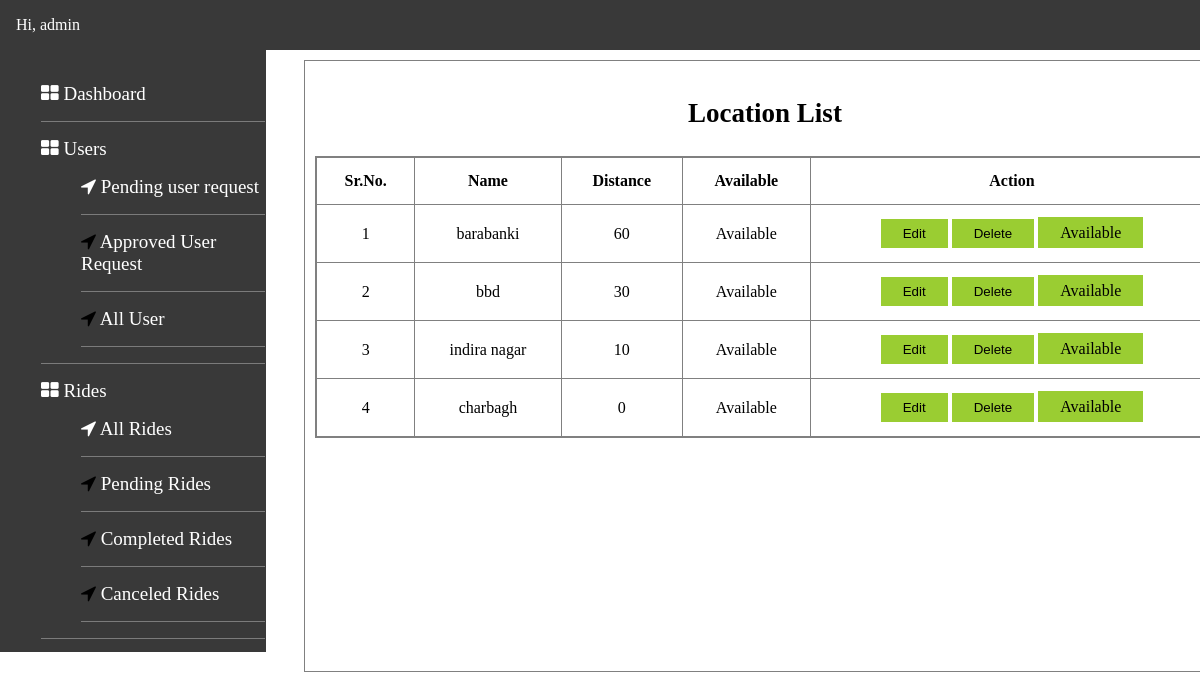
The page /admin/locationList.php (signed in) on the database its author committed.
### tables this page shows
CREATE TABLE `tbl_location` (
  `id` int(11) NOT NULL,
  `name` varchar(255) NOT NULL,
  `distance` varchar(255) NOT NULL,
  `is_available` int(11) NOT NULL DEFAULT 1
);

### DbConnection.php (called while the page is built, shortened)
<?php
class DbConnection
{
    function __construct()
    {
        $this->conn = new mysqli('localhost', 'root', '', 'cedcoss');
    }
}
?>

### Location.php (called while the page is built, shortened)
<?php
class Location
{
    function fetchLocation($conn)
    {
        $row = array();
        $sql = "SELECT * FROM `tbl_location` ORDER BY id DESC";
        $res = mysqli_query($conn, $sql);
        while ($data = mysqli_fetch_assoc($res)) {
            $row[] = $data;
        }
        return $row;
    }
}
?>

### admin/locationList.php (the view, shortened to what this page needs)
<?php
require 'header.php';
require '../DbConnection.php';
require '../Location.php';
$Location = new Location();
$Dbconn = new DbConnection();
$data = $Location->fetchLocation($Dbconn->conn);
?>
<section>
    <div class="wrapper">
        <h3>Location List</h3>
        <div class="box1">
            <table>
                <thead>
                    <tr>
                        <th>Sr.No.</th>
                        <th>Name</th>
                        <th>Distance</th>
                        <th>Available</th>
                        <th>Action</th>
                    </tr>
                </thead>
                <tbody>
                    <?php
                    $sr=1;
                    foreach ($data as $row) {
                        ?>
                            <tr>
                                <td><?php echo $sr++; ?></td>
                                <td><?php echo $row['name']; ?></td>
                                <td><?php echo $row['distance']; ?></td>
                                <td>
                                    <?php
                                    if ($row['is_available'] == 1) {
                                         echo "Available";
                                    } else {
                                         echo "<span>Not Available</span>";
                                    }
                                    ?>
                                </td>
                                <td>
                                    <button class="active editInfo" data-id="<?php echo $row['id'] ?>" $type="button" id="editInfo">Edit</button>
                                    <form action="locationList.php" method="post" style="display: inline;">
                                        <input type="submit" name="Delete" value="Delete">
                                    </form>
                                    <?php
                                    if ($row['is_available'] == 1) {
                                        ?>
                                        <a href="locationList.php?type=status&operation=deactive&id=<?php echo $row['id']; ?>" class="active">
                                        Available</a>
                                        <?php
                                    } else {
                                        ?>
                                        <a href="locationList.php?type=status&operation=active&id=<?php echo $row['id']; ?>" class="active">
                                        Not Available</a>
                                        <?php
                                    }
                                    ?>
                                </td>
                            </tr>
                        <?php
                    }
                    ?>
                </tbody>
            </table>
        </div>
    </div>
</section>
<?php
    require 'footer.php';
?>

### admin/header.php (shortened to what this page needs)
<!DOCTYPE html>
<html lang="en">
<head>
    <link rel="stylesheet" href="style.css">
    <link rel="stylesheet" href="https://stackpath.bootstrapcdn.com/font-awesome/4.7.0/css/font-awesome.min.css">
</head>
<body>
    <div class="wrapper">
        <div class="heading">Hi, <?php echo $_SESSION['name']; ?></div>
        <div class="sidebar">
            <ul>
                <a href="index.php">
                    <li>
                        <i class="fa fa-th-large" aria-hidden="true"></i>
                        Dashboard
                    </li>
                </a>
                <a href="">
                    <li>
                        <i class="fa fa-th-large" aria-hidden="true"></i>
                        Users
                        <ul>
                            <li>
                            <i class="fa fa-location-arrow" aria-hidden="true"></i>
                            <a href="pendingUser.php">Pending user request</a>
                            </li>
                            <li>
                            <i class="fa fa-location-arrow" aria-hidden="true"></i>
                            <a href="approvedUser.php">Approved User Request</a>
                            </li>
                            <li>
                            <i class="fa fa-location-arrow" aria-hidden="true"></i>
                            <a href="registerUser.php">All User</a>
                            </li>
                        </ul>
                    </li>
                </a>
                <a href="">
                    <li>
                        <i class="fa fa-th-large" aria-hidden="true"></i>
                        Rides
                        <ul>
                            <li>
                            <i class="fa fa-location-arrow" aria-hidden="true"></i>
                            <a href="allRide.php">All Rides</a>
                            </li>
                            <li>
                            <i class="fa fa-location-arrow" aria-hidden="true"></i>
                            <a href="pendingRide.php">Pending Rides</a>
                            </li>
                            <li>
                            <i class="fa fa-location-arrow" aria-hidden="true"></i>
                            <a href="completeRide.php">Completed Rides</a>
                            </li>
                            <li>
                            <i class="fa fa-location-arrow" aria-hidden="true"></i>
                            <a href="cancleRide.php">Canceled Rides</a>
                            </li>
                        </ul>
                    </li>
                </a>
                <a href="">
                    <li>
                    </li>
                </a>
            </ul>
        </div>
    </div>

### admin/footer.php (shortened to what this page needs)
</body>
</html>

### admin/style.css (style rules this page uses)
body { margin: 0; padding: 0; }
.heading { background: #393939; padding: 16px; color: white; }
.sidebar { background: #393939; width: 22%; padding: 1px; height: 600px; overflow: auto; }
.sidebar ul li { list-style: none; padding: 16px 0px; border-bottom: 1px solid #7b7b7b; font-size: 19px; }
.sidebar ul a { text-decoration: none; color: white; }
section .wrapper { position: absolute; left: 304px; top: 60px; border: 1px solid gray; width: 75%; padding: 10px; height: 590px; overflow: auto; }
.wrapper table, td, th { border: 1px solid gray; padding: 14px !important; border-collapse: collapse; text-align: center; }
.wrapper table { width: 100%; }
.wrapper table, tr { padding: 10px; }
section .wrapper h3 { text-align: center; font-size: 27px; }
section .wrapper .box1 { border: 1px solid gray; }
input[type="submit"], .active { padding: 7px 22px; border: none; background: yellowgreen; cursor: pointer; }
.active { color: black; text-decoration: none; }

### rows shown on the page
tbl_location: name "barabanki", distance "60", is_available "Available"
tbl_location: name "bbd", distance "30", is_available "Available"
tbl_location: name "indira nagar", distance "10", is_available "Available"
tbl_location: name "charbagh", distance "0", is_available "Available"

### other values the page prints
$_SESSION['name'] "admin"
